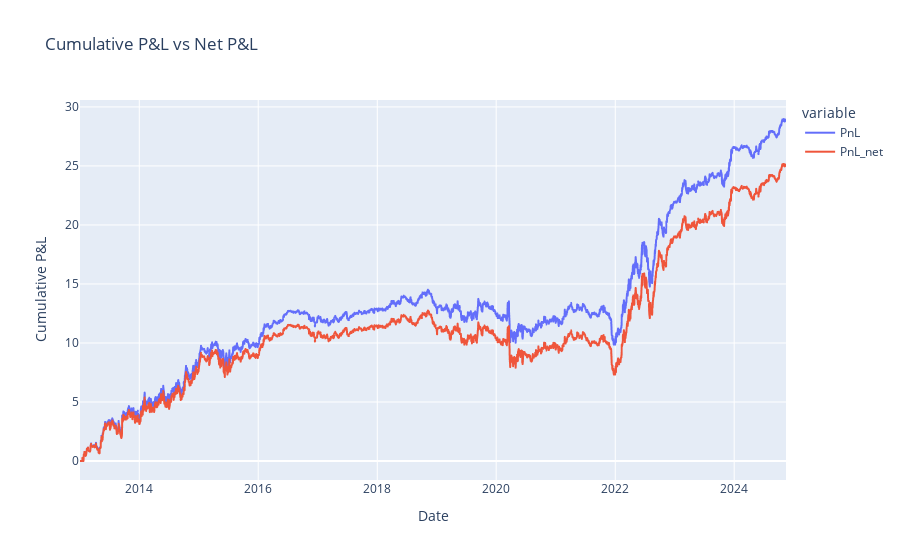

Notebook cell for this chart:
### Code cell
# Compute performance metrics
PnL_cumsum = PnL.cumsum()
PnL_net_cumsum = PnL_net.cumsum()



fig = px.line(
    pd.DataFrame({"PnL": PnL_cumsum, "PnL_net": PnL_net_cumsum}),
    title="Cumulative P&L vs Net P&L",
    labels={"value": "Cumulative P&L", "index": "Date"}
)
fig.update_layout(xaxis_title="Date", yaxis_title="Cumulative P&L")
fig.show()

### Figure 1 — Plotly figure (JSON) as saved in the notebook; plotly's stock layout.template omitted (floating-point values rounded to 4 significant figures; data arrays with more than 128 entries replaced by an {"elided": "..."} marker saying what was removed)
{"data": [{"hovertemplate": "variable=PnL<br>Date=%{x}<br>Cumulative P&L=%{y}<extra></extra>", "legendgroup": "PnL", "line": {"color": "#636efa", "dash": "solid"}, "marker": {"symbol": "circle"}, "mode": "lines", "name": "PnL", "showlegend": true, "type": "scattergl", "x": {"elided": "2967 str values"}, "xaxis": "x", "y": {"elided": "2967 float values"}, "yaxis": "y"}, {"hovertemplate": "variable=PnL_net<br>Date=%{x}<br>Cumulative P&L=%{y}<extra></extra>", "legendgroup": "PnL_net", "line": {"color": "#EF553B", "dash": "solid"}, "marker": {"symbol": "circle"}, "mode": "lines", "name": "PnL_net", "showlegend": true, "type": "scattergl", "x": {"elided": "2967 str values"}, "xaxis": "x", "y": {"elided": "2967 float values"}, "yaxis": "y"}], "layout": {"legend": {"title": {"text": "variable"}, "tracegroupgap": 0}, "title": {"text": "Cumulative P&L vs Net P&L"}, "xaxis": {"anchor": "y", "domain": [0, 1], "title": {"text": "Date"}}, "yaxis": {"anchor": "x", "domain": [0, 1], "title": {"text": "Cumulative P&L"}}}}
